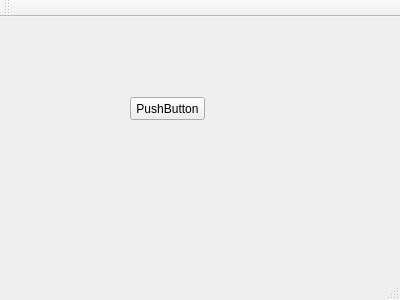
<?xml version="1.0" encoding="UTF-8"?>
<ui version="4.0">
 <class>MainWindow</class>
 <widget class="QMainWindow" name="MainWindow">
  <property name="geometry">
   <rect>
    <x>0</x>
    <y>0</y>
    <width>400</width>
    <height>300</height>
   </rect>
  </property>
  <property name="windowTitle">
   <string>MainWindow</string>
  </property>
  <widget class="QWidget" name="centralWidget">
   <widget class="QDateCellWidget" name="widget" native="true">
    <property name="geometry">
     <rect>
      <x>220</x>
      <y>100</y>
      <width>151</width>
      <height>131</height>
     </rect>
    </property>
   </widget>
   <widget class="QPushButton" name="pushButton">
    <property name="geometry">
     <rect>
      <x>130</x>
      <y>80</y>
      <width>75</width>
      <height>23</height>
     </rect>
    </property>
    <property name="text">
     <string>PushButton</string>
    </property>
   </widget>
  </widget>
  <widget class="QMenuBar" name="menuBar">
   <property name="geometry">
    <rect>
     <x>0</x>
     <y>0</y>
     <width>400</width>
     <height>23</height>
    </rect>
   </property>
  </widget>
  <widget class="QToolBar" name="mainToolBar">
   <attribute name="toolBarArea">
    <enum>TopToolBarArea</enum>
   </attribute>
   <attribute name="toolBarBreak">
    <bool>false</bool>
   </attribute>
  </widget>
  <widget class="QStatusBar" name="statusBar"/>
 </widget>
 <layoutdefault spacing="6" margin="11"/>
 <customwidgets>
  <customwidget>
   <class>QDateCellWidget</class>
   <extends>QWidget</extends>
   <header>qdatecellwidget.h</header>
   <container>1</container>
  </customwidget>
 </customwidgets>
 <resources/>
 <connections/>
</ui>
